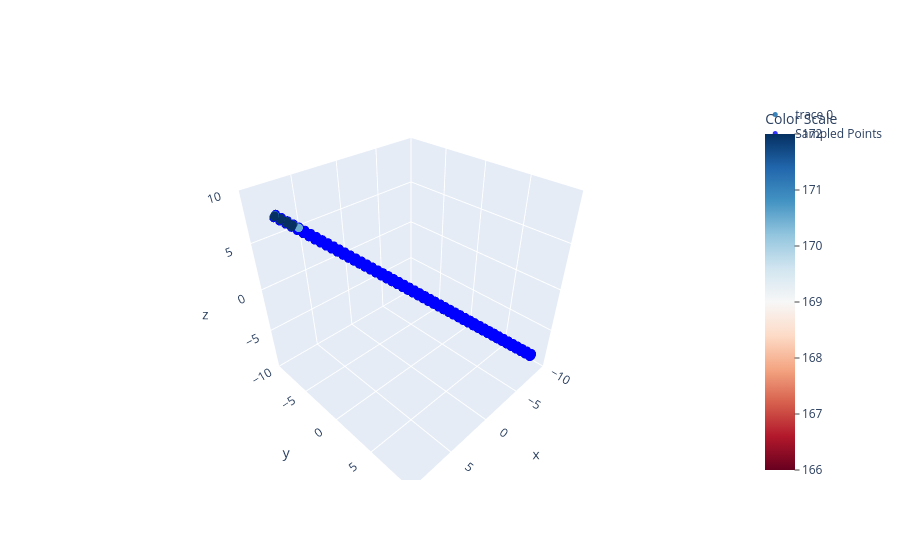

Notebook code for this chart:
### Markdown cell above
## Radial sampling

### Code cell
import numpy as np

# Endpoints of the line
# r0 = np.array([-4, 4, 0])
# r1 = np.array([4, -4, 0])
r0 = np.array([7.5, -9.5, 7])
r1 = np.array([-7.5, 9.5, -7])

# Direction vector
d = r1 - r0

# Normalize direction vector
d_unit = d / np.linalg.norm(d)

# Find two perpendicular vectors using Gram-Schmidt process
u = np.cross(d_unit, np.array([1, 0, 0]))
if np.linalg.norm(u) == 0:  # if d_unit is parallel to [1, 0, 0]
    u = np.cross(d_unit, np.array([0, 1, 0]))
u = u / np.linalg.norm(u)
v = np.cross(d_unit, u)

# Parameters for sampling
# num_samples_along_line = 30
# num_radial_samples = 30
# radius = 0.2
num_samples_along_line = 50
num_radial_samples = 20
radius = 0.2

# Generate samples
samples = []
t_values = np.linspace(0, 1, num_samples_along_line)
theta_values = np.linspace(0, 2 * np.pi, num_radial_samples)

for t in t_values:
    r_t = (1 - t) * r0 + t * r1
    for theta in theta_values:
        p = r_t + radius * (np.cos(theta) * u + np.sin(theta) * v)
        samples.append(p)

samples = np.array(samples)

# Extract coordinates for Plotly
x_samples = samples[:, 0]
y_samples = samples[:, 1]
z_samples = samples[:, 2]

# Create a 3D scatter plot with the original filtered points and the new samples
fig = go.Figure()

# Add the original scatter plot
fig.add_trace(go.Scatter3d(
    x=i1_filtered,
    y=i2_filtered,
    z=i3_filtered,
    mode='markers',
    marker=dict(
        size=5,
        color=COM_filtered,
        colorscale='RdBu',
        cmin=166,
        cmax=172,
        colorbar=dict(
            title='Color Scale',
            tickvals=[166, 167, 168, 169, 170, 171, 172],
            ticks='outside'
        )
    )
))

# Add the new sampled points
fig.add_trace(go.Scatter3d(
    x=x_samples,
    y=y_samples,
    z=z_samples,
    mode='markers',
    marker=dict(
        size=5,
        color='blue',
        opacity=0.8
    ),
    name='Sampled Points'
))

# Set the axis range
fig.update_layout(scene=dict(
    xaxis=dict(range=[-10, 10]),
    yaxis=dict(range=[-10, 10]),
    zaxis=dict(range=[-10, 10]),
    aspectmode='cube'
))

fig.show()

### Figure 1 — Plotly figure (JSON) as saved in the notebook; plotly's stock layout.template omitted (floating-point values rounded to 4 significant figures; data arrays with more than 128 entries replaced by an {"elided": "..."} marker saying what was removed)
{"data": [{"marker": {"cmax": 172, "cmin": 166, "color": [171, 172, 172, 169.5, 170.5, 173, 171, 174, 170, 173.5, 172, 174, 174.5, 171.5, 171, 172, 170, 172.5, 172.5, 172, 173, 171, 174, 171, 174, 173.5, 172, 173, 174, 174, 172, 173.5, 174, 173, 170.5, 171.5, 173.5, 174.5, 173, 174, 171, 173.5, 171.5, 170, 174.5, 170.5, 170, 174.5, 173, 172, 171.5, 174, 173.5, 170, 170, 173.5, 170, 174, 174.5, 172.5, 174, 171.5, 174, 172.5, 170.5, 173.5, 171.5, 171, 172.5, 172.5, 172, 173.5, 171.5, 172.5, 170.5, 171, 170.5, 173.5, 173.5, 174, 170, 173.5, 174.5], "colorbar": {"ticks": "outside", "tickvals": [166, 167, 168, 169, 170, 171, 172], "title": {"text": "Color Scale"}}, "colorscale": [[0, "rgb(103,0,31)"], [0.1, "rgb(178,24,43)"], [0.2, "rgb(214,96,77)"], [0.3, "rgb(244,165,130)"], [0.4, "rgb(253,219,199)"], [0.5, "rgb(247,247,247)"], [0.6, "rgb(209,229,240)"], [0.7, "rgb(146,197,222)"], [0.8, "rgb(67,147,195)"], [0.9, "rgb(33,102,172)"], [1, "rgb(5,48,97)"]], "size": 5}, "mode": "markers", "type": "scatter3d", "x": [6.77, 7.09, 6.6, 6.16, 6.28, 7.62, 6.53, 6.97, 6.22, 7.41, 6.8, 7.61, 7.3, 6.62, 7.52, 6.65, 6.24, 6.91, 7.38, 7.08, 6.64, 7.48, 7, 6.79, 6.99, 6.67, 7.14, 6.69, 7.59, 7.54, 7.08, 6.96, 7.31, 6.93, 6.26, 6.85, 6.69, 7.31, 7.4, 6.99, 6.77, 7.21, 7.17, 6.18, 7, 6.54, 6.47, 7.29, 6.68, 7.44, 7.39, 7.57, 7.25, 6.47, 6.16, 7.19, 6.19, 7.28, 7.6, 7.61, 7.23, 7.11, 7.56, 6.89, 6.48, 7.46, 6.83, 6.58, 6.87, 7.12, 7.39, 7.16, 6.56, 7.1, 6.5, 6.78, 6.47, 6.94, 6.7, 7.5, 6.17, 7.43, 7.27], "y": [-8.78, -9.13, -8.25, -8, -8.03, -9.43, -8.29, -8.63, -7.91, -9.49, -8.71, -9.46, -9.02, -8.39, -9.41, -8.36, -8.05, -8.63, -9.55, -9.19, -8.24, -9.43, -8.66, -8.82, -8.64, -8.24, -9.07, -8.3, -9.4, -9.56, -9.16, -8.75, -9.05, -8.78, -7.88, -8.82, -8.25, -9.07, -9.59, -8.72, -8.8, -9.02, -9.04, -8.04, -8.69, -8.43, -8.41, -9.11, -8.33, -9.46, -9.52, -9.53, -9.01, -8.39, -8.03, -9.19, -7.94, -9.01, -9.49, -9.41, -9.17, -9.1, -9.4, -8.81, -8.43, -9.6, -8.68, -8.42, -8.65, -9.21, -9.58, -9.21, -8.27, -9.21, -8.33, -8.75, -8.36, -8.62, -8.27, -9.58, -7.97, -9.6, -9.14], "z": [6.48, 6.8, 6.25, 5.91, 5.75, 6.97, 6.26, 6.47, 5.98, 7.11, 6.54, 6.93, 6.72, 6.02, 7.1, 6.03, 5.77, 6.53, 7.05, 6.73, 6.22, 7.12, 6.39, 6.4, 6.43, 6.19, 6.83, 6.07, 7.04, 6.88, 6.77, 6.31, 6.68, 6.31, 5.97, 6.34, 6.15, 6.64, 6.98, 6.33, 6.44, 6.82, 6.83, 5.83, 6.36, 6.05, 6.16, 6.62, 6.05, 7.12, 7.09, 6.89, 6.79, 6.2, 5.87, 6.6, 5.96, 6.76, 6.9, 7, 6.59, 6.82, 7.08, 6.32, 6.12, 6.91, 6.55, 6.03, 6.55, 6.65, 7.02, 6.62, 6.26, 6.69, 6.25, 6.51, 6.23, 6.51, 6.11, 6.89, 5.94, 6.94, 6.6]}, {"marker": {"color": "blue", "opacity": 0.8, "size": 5}, "mode": "markers", "name": "Sampled Points", "type": "scatter3d", "x": {"elided": "1000 float values"}, "y": {"elided": "1000 float values"}, "z": {"elided": "1000 float values"}}], "layout": {"scene": {"aspectmode": "cube", "xaxis": {"range": [-10, 10]}, "yaxis": {"range": [-10, 10]}, "zaxis": {"range": [-10, 10]}}}}
